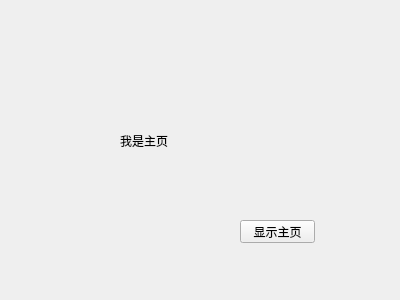
<?xml version="1.0" encoding="UTF-8"?>
<ui version="4.0">
 <class>MyDialog</class>
 <widget class="QWidget" name="MyDialog">
  <property name="geometry">
   <rect>
    <x>0</x>
    <y>0</y>
    <width>400</width>
    <height>300</height>
   </rect>
  </property>
  <property name="windowTitle">
   <string>MyDialog</string>
  </property>
  <widget class="QLabel" name="label">
   <property name="geometry">
    <rect>
     <x>120</x>
     <y>120</y>
     <width>81</width>
     <height>41</height>
    </rect>
   </property>
   <property name="text">
    <string>我是主页</string>
   </property>
  </widget>
  <widget class="QPushButton" name="ShowChildButton">
   <property name="geometry">
    <rect>
     <x>240</x>
     <y>220</y>
     <width>75</width>
     <height>23</height>
    </rect>
   </property>
   <property name="text">
    <string>显示主页</string>
   </property>
  </widget>
 </widget>
 <layoutdefault spacing="6" margin="11"/>
 <resources/>
 <connections/>
</ui>
